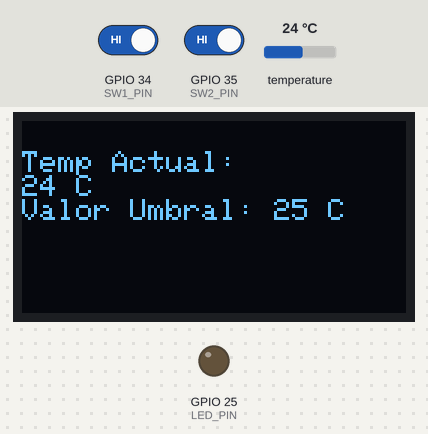
Simulated run of this sketch. Board: ESP32. On the bench: 128×64 one-colour display, output pins drawn as LEDs (lit = HIGH). The inputs (shaded band) are chosen by the test bench; at power-on: temperature 24 °C, GPIO 34 (SW1_PIN) HIGH, GPIO 35 (SW2_PIN) HIGH.

Above: at 1.2 s.
1.3 s: temperature set to 27 °C
At 2.2 s:
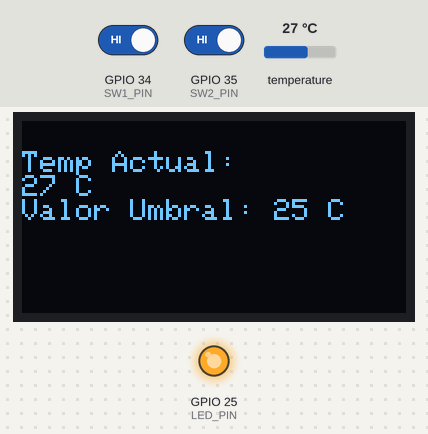
3.0 s: temperature set to 12 °C
At 3.8 s:
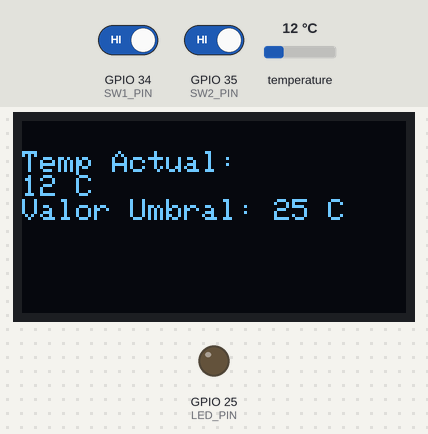
4.6 s: temperature set to 19 °C
6.1 s: GPIO 34 (SW1_PIN) driven LOW and GPIO 35 (SW2_PIN) driven LOW
At 7.3 s:
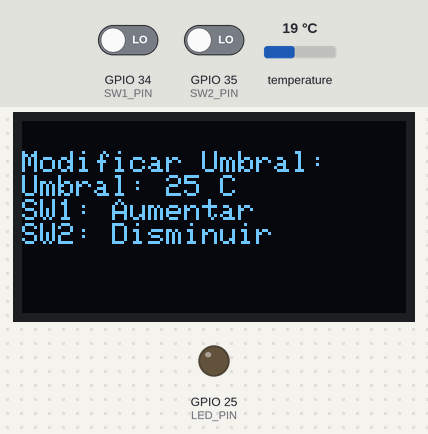
7.6 s: GPIO 34 (SW1_PIN) driven HIGH
9.1 s: GPIO 34 (SW1_PIN) driven LOW
At 9.5 s:
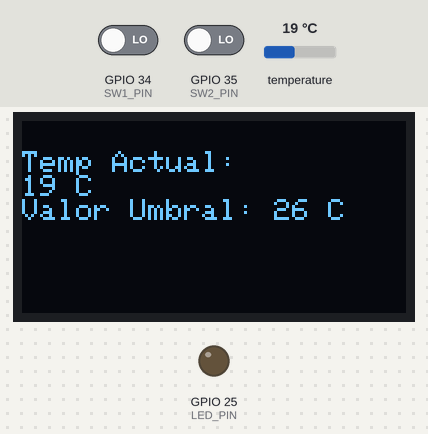
Timing chart, 0 to 11.6 s (numbered marks = the images above; inputs shaded):
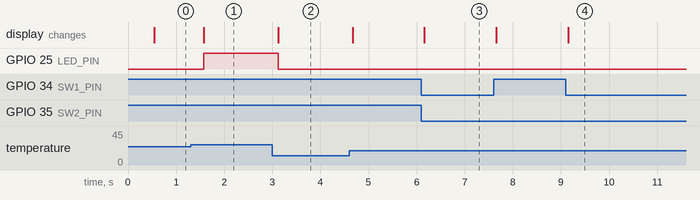

Measured:
- the behaviour switches between 25 and 26 °C on temperature (found by bisection; images 0 and 1)
- after the input at 1.3 s, GPIO 25 (LED_PIN): LOW → HIGH after 0.28 s; the display: first differs from a run without the input after 0.28 s (image 1)
- after the input at 3.0 s, GPIO 25 (LED_PIN): HIGH → LOW after 0.12 s; the display: first differs from a run without the input after 0.12 s (image 2)
- after the input at 6.1 s, the display: changes after 0.06 s (image 3)
- after the input at 9.1 s, the display: changes after 0.05 s (image 4)

The sketch:

TP1_EJ4.ino
```cpp
//Nomberg, Sapir, Schlez
#include <Wire.h>
#include <Adafruit_GFX.h>
#include <Adafruit_SSD1306.h>
#include <Adafruit_Sensor.h>
#include <DHT.h>
#include <DHT_U.h>

#define SCREEN_WIDTH 128
#define SCREEN_HEIGHT 64

#define SDA_PIN 21
#define SCL_PIN 22
#define DHTPIN 23

#define SW1_PIN 34
#define SW2_PIN 35
#define LED_PIN 25

#define DHTTYPE DHT11
DHT_Unified dht(DHTPIN, DHTTYPE);

Adafruit_SSD1306 display(SCREEN_WIDTH, SCREEN_HEIGHT, &Wire, -1);

uint32_t delayMS;
int umbral = 25;  // Umbral inicial en grados Celsius
int temperaturaActual = 0;

enum Estado {
  PANTALLA_1,
  PANTALLA_2
};

Estado estadoActual = PANTALLA_1;

unsigned long tiempoAnterior = 0;
unsigned long intervalo = 500;
unsigned long tiempoBotonesAnterior = 0;
unsigned long intervaloBotones = 50;

bool sw1Anterior = HIGH;
bool sw2Anterior = HIGH;

void setup() {
  Serial.begin(9600);

  dht.begin();
  pinMode(SW1_PIN, INPUT_PULLUP);
  pinMode(SW2_PIN, INPUT_PULLUP);
  pinMode(LED_PIN, OUTPUT);

  sensor_t sensor;
  dht.temperature().getSensor(&sensor);
  delayMS = sensor.min_delay / 1000;

  Wire.begin(SDA_PIN, SCL_PIN);

  if (!display.begin(SSD1306_SWITCHCAPVCC, 0x3C)) {
    Serial.println(F("SSD1306 allocation failed"));
    for(;;);
  }
}

void loop() {
  unsigned long tiempoActual = millis();

  if (tiempoActual - tiempoAnterior >= intervalo) {
    temperaturaActual = obtenerTemperatura();
    tiempoAnterior = tiempoActual;
  }

  if (tiempoActual - tiempoBotonesAnterior >= intervaloBotones) {
    bool sw1 = digitalRead(SW1_PIN);
    bool sw2 = digitalRead(SW2_PIN);

    // Verificar si ambos botones están presionados
    if (sw1 == LOW && sw2 == LOW) {
      // Verificar si uno de los botones fue previamente presionado y ahora está suelto
      if (sw1Anterior == HIGH || sw2Anterior == HIGH) {
        // Cambiar el estado de la pantalla entre PANTALLA_1 y PANTALLA_2
        if (estadoActual == PANTALLA_1) {
          estadoActual = PANTALLA_2;
        } else {
          estadoActual = PANTALLA_1;
        }
      }
    }

    // En PANTALLA_2, modificar el umbral al presionar SW1 o SW2
    if (estadoActual == PANTALLA_2) {
      // Verificar si el botón SW1 fue presionado (se soltó de LOW a HIGH)
      if (sw1Anterior == LOW && sw1 == HIGH) {
        umbral++;  // Aumentar el umbral
      }
      // Verificar si el botón SW2 fue presionado (se soltó de LOW a HIGH)
      if (sw2Anterior == LOW && sw2 == HIGH) {
        umbral--;  // Disminuir el umbral
      }
    }

    // Guardar el estado anterior de los botones
    sw1Anterior = sw1;
    sw2Anterior = sw2;

    // Actualizar el tiempo de los botones para evitar rebotes
    tiempoBotonesAnterior = tiempoActual;
  }

  // Mostrar la pantalla según el estado actual
  switch (estadoActual) {
    case PANTALLA_1:
      mostrarPantalla1();
      break;
    case PANTALLA_2:
      mostrarPantalla2();
      break;
  }

  // Controlar el LED en función de la temperatura
  if (temperaturaActual > umbral) {
    digitalWrite(LED_PIN, HIGH);  // LED encendido si temperatura supera el umbral
  } else {
    digitalWrite(LED_PIN, LOW);   // LED apagado si temperatura no supera el umbral
  }
}

int obtenerTemperatura() {
  sensors_event_t event;
  dht.temperature().getEvent(&event);

  if (isnan(event.temperature)) {
    return 0;
  }

  return event.temperature;
}

void mostrarPantalla1() {
  display.clearDisplay();
  display.setTextSize(1);
  display.setTextColor(WHITE);
  display.setCursor(0, 10);

  display.println("Temp Actual:");
  display.print(temperaturaActual);
  display.println(" C");

  display.print("Valor Umbral: ");
  display.print(umbral);
  display.println(" C");

  display.display();
}

void mostrarPantalla2() {
  display.clearDisplay();
  display.setTextSize(1);
  display.setTextColor(WHITE);
  display.setCursor(0, 10);

  display.println("Modificar Umbral:");
  display.print("Umbral: ");
  display.print(umbral);
  display.println(" C");

  display.println("SW1: Aumentar");
  display.println("SW2: Disminuir");

  display.display();
}
```
